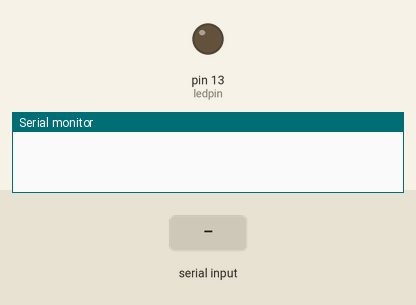
This sketch was run on a simulated Arduino Uno, built with avr-gcc and run on an emulated ATmega328P. Shown: output pins drawn as LEDs (lit = HIGH), the last lines printed to the serial monitor. The inputs (shaded band) are chosen by the test bench.

Above: at 1.2 s.
1.3 s: "1" received over Serial
At 2.4 s:
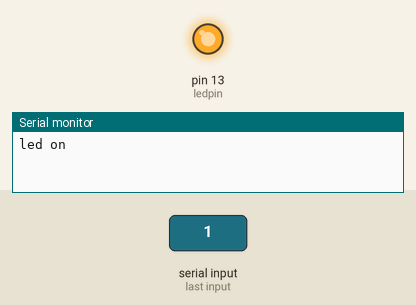
2.8 s: "0" received over Serial
At 3.6 s:
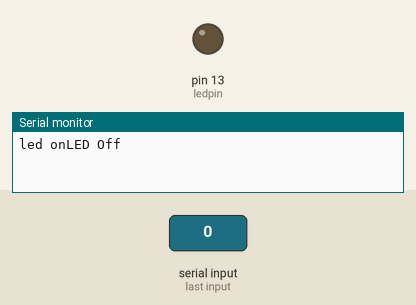
Timing chart, 0 to 5.8 s (numbered marks = the images above; inputs shaded):
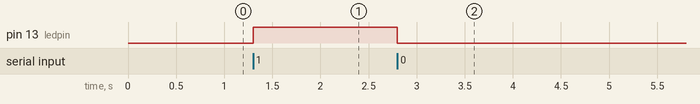

The sketch:

for_bluetooth.ino
```cpp
int ledpin = 13;
int state=0;
int flag =0;
void setup()
{
  pinMode(ledpin, OUTPUT);
  digitalWrite(ledpin, LOW);
  Serial.begin(9600);
}
void loop()
{
  if(Serial.available()>0)
  {
    state = Serial.read();
    flag=0;

  }
  if (state == '0')
  {
    digitalWrite(ledpin, LOW);
    if (flag == 0)
    {
      Serial.println("LED Off");
    flag = 1;
  }
}
else if (state =='1')
{
  digitalWrite(ledpin , HIGH);
  if(flag == 0)
  {
    Serial.print("led on");
    flag =1;
  }
}
}
```

Measured:
- after the input at 1.3 s, pin 13 (ledpin): LOW → HIGH at once
- after the input at 2.8 s, pin 13 (ledpin): HIGH → LOW at once
